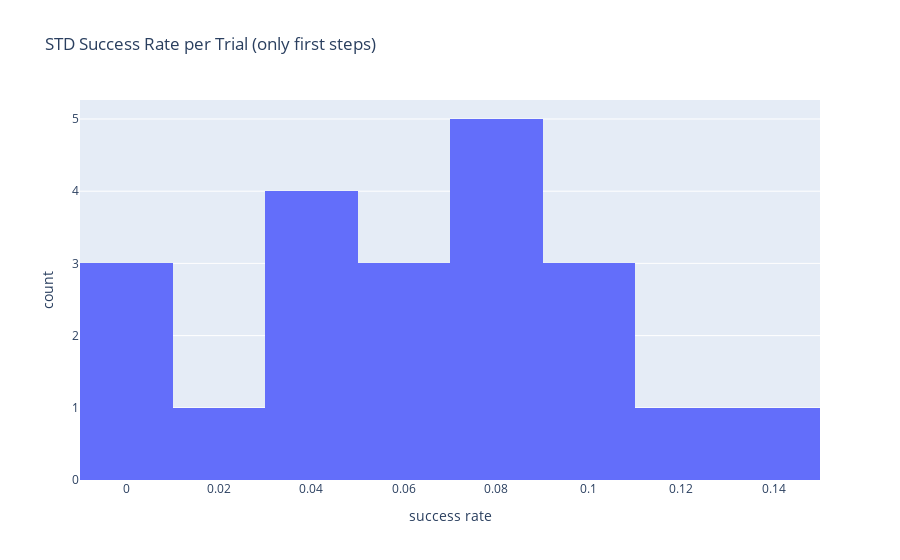

The cell this chart's notebook holds for it:
### Code cell
subjects =  list(set([sub for sub, trial in success_per_trial.index]))
subjects.sort()

# calculating std success rate per trial
trials_success_std = {'subject': [], 'success_per_trials_std': []}
for subject in subjects:
    trials_success_std['subject'].append(subject)
    try: 
        success_std = success_per_trial.loc[subject, 'success_per_trial'].std()
        success_std = round(success_std, 5)
        trials_success_std['success_per_trials_std'].append(success_std)
    except:
        trials_success_std['success_per_trials_std'].append(0.0)
  
success_per_trials_std = pd.DataFrame(trials_success_std)

# plotting the std success rates per trial in a histogram
trials_success_std_hist = px.histogram(success_per_trials_std, nbins=10, x="success_per_trials_std"
                   , title='STD Success Rate per Trial (only first steps)', labels={'success_per_trials_std':'success rate'})
trials_success_std_hist.show()

### Figure 1 — Plotly figure (JSON) as saved in the notebook; plotly's stock layout.template omitted (floating-point values rounded to 4 significant figures)
{"data": [{"alignmentgroup": "True", "bingroup": "x", "hovertemplate": "success rate=%{x}<br>count=%{y}<extra></extra>", "legendgroup": "", "marker": {"color": "#636efa", "pattern": {"shape": ""}}, "name": "", "nbinsx": 10, "offsetgroup": "", "orientation": "v", "showlegend": false, "type": "histogram", "x": [0.09241, 0.1119, 0.1003, 0.08067, 0.04124, 0, 0.07594, 0.04826, 0.04033, 0.09631, 0.08067, 0.04033, 0, 0, 0.02916, 0.06319, 0.08067, 0.06879, 0.1339, 0.0746, 0.05926], "xaxis": "x", "yaxis": "y"}], "layout": {"barmode": "relative", "legend": {"tracegroupgap": 0}, "title": {"text": "STD Success Rate per Trial (only first steps)"}, "xaxis": {"anchor": "y", "domain": [0, 1], "title": {"text": "success rate"}}, "yaxis": {"anchor": "x", "domain": [0, 1], "title": {"text": "count"}}}}
